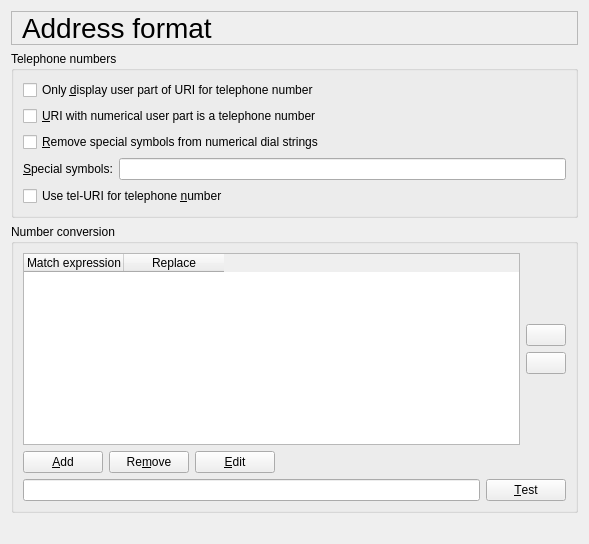
     <widget class="QWidget" name="pageAddressFormat">
      <layout class="QVBoxLayout">
       <item>
        <widget class="QLabel" name="addressFormatTitleTextLabel">
         <property name="font">
          <font>
           <pointsize>21</pointsize>
          </font>
         </property>
         <property name="frameShape">
          <enum>QFrame::StyledPanel</enum>
         </property>
         <property name="text">
          <string>Address format</string>
         </property>
         <property name="wordWrap">
          <bool>false</bool>
         </property>
         <property name="indent">
          <number>10</number>
         </property>
        </widget>
       </item>
       <item>
        <widget class="QGroupBox" name="telNumberGroupBox">
         <property name="title">
          <string>Telephone numbers</string>
         </property>
         <layout class="QGridLayout">
          <item row="0" column="0" colspan="2">
           <widget class="QCheckBox" name="displayTelUserCheckBox">
            <property name="whatsThis">
             <string>If a URI indicates a telephone number, then only display the user part. E.g. if a call comes in from sip:123456@twinklephone.com then display only &quot;123456&quot; to the user. A URI indicates a telephone number if it contains the &quot;user=phone&quot; parameter or when it has a numerical user part and you ticked the next option.</string>
            </property>
            <property name="text">
             <string>Only &amp;display user part of URI for telephone number</string>
            </property>
            <property name="shortcut">
             <string>Alt+D</string>
            </property>
           </widget>
          </item>
          <item row="1" column="0" colspan="2">
           <widget class="QCheckBox" name="numericalUserIsTelCheckBox">
            <property name="whatsThis">
             <string>If you tick this option, then Twinkle considers a SIP address that has a user part that consists of digits, *, #, + and special symbols only as a telephone number. In an outgoing message, Twinkle will add the &quot;user=phone&quot; parameter to such a URI.</string>
            </property>
            <property name="text">
             <string>&amp;URI with numerical user part is a telephone number</string>
            </property>
            <property name="shortcut">
             <string>Alt+U</string>
            </property>
           </widget>
          </item>
          <item row="2" column="0" colspan="2">
           <widget class="QCheckBox" name="removeSpecialCheckBox">
            <property name="whatsThis">
             <string>Telephone numbers are often written with special symbols like dashes and brackets to make them readable to humans. When you dial such a number the special symbols must not be dialed. To allow you to simply copy/paste such a number into Twinkle, Twinkle can remove these symbols when you hit the dial button.</string>
            </property>
            <property name="text">
             <string>&amp;Remove special symbols from numerical dial strings</string>
            </property>
            <property name="shortcut">
             <string>Alt+R</string>
            </property>
           </widget>
          </item>
          <item row="4" column="0" colspan="2">
           <widget class="QCheckBox" name="useTelUriCheckBox">
            <property name="whatsThis">
             <string>Expand a dialed telephone number to a tel-URI instead of a sip-URI.</string>
            </property>
            <property name="text">
             <string>Use tel-URI for telephone &amp;number</string>
            </property>
            <property name="shortcut">
             <string>Alt+N</string>
            </property>
           </widget>
          </item>
          <item row="3" column="0">
           <widget class="QLabel" name="specialTextLabel">
            <property name="text">
             <string>&amp;Special symbols:</string>
            </property>
            <property name="wordWrap">
             <bool>false</bool>
            </property>
            <property name="buddy">
             <cstring>specialLineEdit</cstring>
            </property>
           </widget>
          </item>
          <item row="3" column="1">
           <widget class="QLineEdit" name="specialLineEdit">
            <property name="whatsThis">
             <string>The special symbols that may be part of a telephone number for nice formatting, but must be removed when dialing.</string>
            </property>
           </widget>
          </item>
         </layout>
        </widget>
       </item>
       <item>
        <widget class="QGroupBox" name="conversionGroupBox">
         <property name="title">
          <string>Number conversion</string>
         </property>
         <layout class="QVBoxLayout">
          <item>
           <layout class="QHBoxLayout">
            <item>
             <widget class="QTableWidget" name="conversionListView">
              <property name="whatsThis">
               <string>&lt;p&gt;
Often the format of the telephone numbers you need to dial is different from the format of the telephone numbers stored in your address book, e.g. your numbers start with a +-symbol followed by a country code, but your provider expects '00' instead of the '+', or you are at the office and all your numbers need to be prefixed with a '9' to access an outside line. Here you can specify number format conversion using Perl style regular expressions and format strings.
&lt;/p&gt;
&lt;p&gt;
For each number you dial, Twinkle will try to find a match in the list of match expressions. For the first match it finds, the number will be replaced with the format string. If no match is found, the number stays unchanged.
&lt;/p&gt;
&lt;p&gt;
The number conversion rules are also applied to incoming calls, so the numbers are displayed in the format you want.
&lt;/p&gt;
&lt;h3&gt;Example 1&lt;/h3&gt;
&lt;p&gt;
Assume your country code is 31 and you have stored all numbers in your address book in full international number format, e.g. +318712345678. For dialling numbers in your own country you want to strip of the '+31' and replace it by a '0'. For dialling numbers abroad you just want to replace the '+' by '00'.
&lt;/p&gt;
&lt;p&gt;
The following rules will do the trick:
&lt;/p&gt;
&lt;blockquote&gt;
&lt;tt&gt;
Match expression = \+31([0-9]*) , Replace =  0$1&lt;br&gt;
Match expression = \+([0-9]*) , Replace = 00$1&lt;/br&gt;
&lt;/tt&gt;
&lt;/blockquote&gt;
&lt;h3&gt;Example 2&lt;/h3&gt;
&lt;p&gt;
You are at work and all telephone numbers starting with a 0 should be prefixed with a 9 for an outside line.
&lt;/p&gt;
&lt;blockquote&gt;
&lt;tt&gt;
Match expression = 0[0-9]* , Replace =  9$&amp;&lt;br&gt;
&lt;/tt&gt;
&lt;/blockquote&gt;</string>
              </property>
              <property name="selectionMode">
               <enum>QAbstractItemView::SingleSelection</enum>
              </property>
              <property name="selectionBehavior">
               <enum>QAbstractItemView::SelectRows</enum>
              </property>
              <property name="allColumnsShowFocus" stdset="0">
               <bool>true</bool>
              </property>
              <attribute name="horizontalHeaderHighlightSections">
               <bool>false</bool>
              </attribute>
              <attribute name="verticalHeaderVisible">
               <bool>false</bool>
              </attribute>
              <column>
               <property name="text">
                <string>Match expression</string>
               </property>
              </column>
              <column>
               <property name="text">
                <string>Replace</string>
               </property>
              </column>
             </widget>
            </item>
            <item>
             <layout class="QVBoxLayout">
              <item>
               <spacer name="spacer19_2_2">
                <property name="orientation">
                 <enum>Qt::Vertical</enum>
                </property>
                <property name="sizeType">
                 <enum>QSizePolicy::Expanding</enum>
                </property>
                <property name="sizeHint" stdset="0">
                 <size>
                  <width>20</width>
                  <height>21</height>
                 </size>
                </property>
               </spacer>
              </item>
              <item>
               <widget class="QPushButton" name="upConversionPushButton">
                <property name="whatsThis">
                 <string>Move the selected number conversion rule upwards in the list.</string>
                </property>
                <property name="text">
                 <string/>
                </property>
                <property name="icon">
                 <iconset resource="icons.qrc">
                  <normaloff>:/icons/images/1uparrow.png</normaloff>:/icons/images/1uparrow.png</iconset>
                </property>
               </widget>
              </item>
              <item>
               <widget class="QPushButton" name="downConversionPushButton">
                <property name="whatsThis">
                 <string>Move the selected number conversion rule downwards in the list.</string>
                </property>
                <property name="text">
                 <string/>
                </property>
                <property name="icon">
                 <iconset resource="icons.qrc">
                  <normaloff>:/icons/images/1downarrow.png</normaloff>:/icons/images/1downarrow.png</iconset>
                </property>
               </widget>
              </item>
              <item>
               <spacer name="spacer20_2_2">
                <property name="orientation">
                 <enum>Qt::Vertical</enum>
                </property>
                <property name="sizeType">
                 <enum>QSizePolicy::Expanding</enum>
                </property>
                <property name="sizeHint" stdset="0">
                 <size>
                  <width>20</width>
                  <height>31</height>
                 </size>
                </property>
               </spacer>
              </item>
             </layout>
            </item>
           </layout>
          </item>
          <item>
           <layout class="QHBoxLayout">
            <item>
             <widget class="QPushButton" name="addConversionPushButton">
              <property name="whatsThis">
               <string>Add a number conversion rule.</string>
              </property>
              <property name="text">
               <string>&amp;Add</string>
              </property>
              <property name="shortcut">
               <string>Alt+A</string>
              </property>
             </widget>
            </item>
            <item>
             <widget class="QPushButton" name="removePushButton">
              <property name="whatsThis">
               <string>Remove the selected number conversion rule.</string>
              </property>
              <property name="text">
               <string>Re&amp;move</string>
              </property>
              <property name="shortcut">
               <string>Alt+M</string>
              </property>
             </widget>
            </item>
            <item>
             <widget class="QPushButton" name="editConversionPushButton">
              <property name="whatsThis">
               <string>Edit the selected number conversion rule.</string>
              </property>
              <property name="text">
               <string>&amp;Edit</string>
              </property>
              <property name="shortcut">
               <string>Alt+E</string>
              </property>
             </widget>
            </item>
            <item>
             <spacer name="spacer38_2">
              <property name="orientation">
               <enum>Qt::Horizontal</enum>
              </property>
              <property name="sizeType">
               <enum>QSizePolicy::Expanding</enum>
              </property>
              <property name="sizeHint" stdset="0">
               <size>
                <width>291</width>
                <height>20</height>
               </size>
              </property>
             </spacer>
            </item>
           </layout>
          </item>
          <item>
           <layout class="QHBoxLayout">
            <item>
             <widget class="QLineEdit" name="testConversionLineEdit">
              <property name="whatsThis">
               <string>Type a telephone number here an press the Test button to see how it is converted by the list of number conversion rules.</string>
              </property>
             </widget>
            </item>
            <item>
             <widget class="QPushButton" name="testConversionPushButton">
              <property name="whatsThis">
               <string>Test how a number is converted by the number conversion rules.</string>
              </property>
              <property name="text">
               <string>&amp;Test</string>
              </property>
              <property name="shortcut">
               <string>Alt+T</string>
              </property>
             </widget>
            </item>
           </layout>
          </item>
         </layout>
        </widget>
       </item>
       <item>
        <spacer name="spacer20">
         <property name="orientation">
          <enum>Qt::Vertical</enum>
         </property>
         <property name="sizeType">
          <enum>QSizePolicy::Expanding</enum>
         </property>
         <property name="sizeHint" stdset="0">
          <size>
           <width>20</width>
           <height>20</height>
          </size>
         </property>
        </spacer>
       </item>
      </layout>
     </widget>
